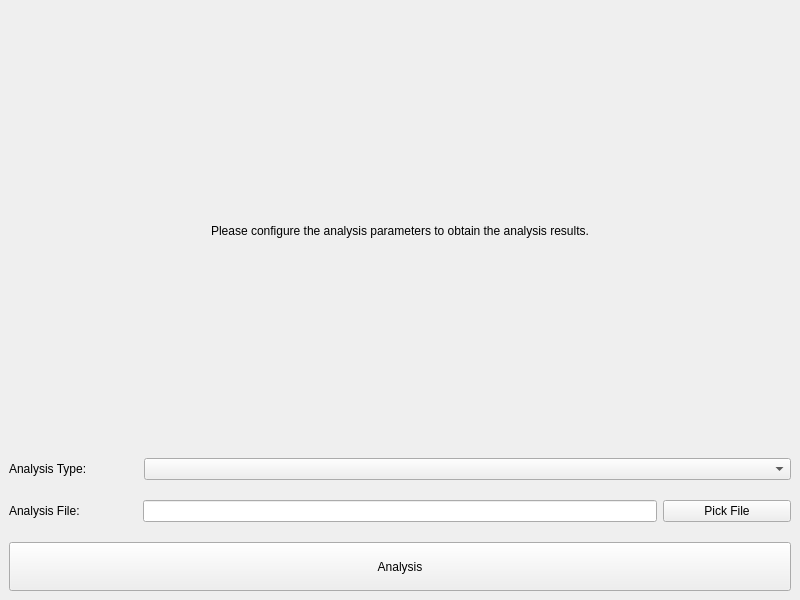
<?xml version="1.0" encoding="UTF-8"?>
<ui version="4.0">
 <class>MainWindow</class>
 <widget class="QMainWindow" name="MainWindow">
  <property name="geometry">
   <rect>
    <x>0</x>
    <y>0</y>
    <width>800</width>
    <height>600</height>
   </rect>
  </property>
  <property name="windowTitle">
   <string>MainWindow</string>
  </property>
  <widget class="QWidget" name="centralwidget">
   <layout class="QVBoxLayout" name="verticalLayout_2">
    <item>
     <layout class="QVBoxLayout" name="verticalLayout" stretch="9,1,1,1">
      <item>
       <layout class="QHBoxLayout" name="horizontalLayout">
        <item>
         <widget class="QLabel" name="result_image">
          <property name="sizePolicy">
           <sizepolicy hsizetype="Preferred" vsizetype="Expanding">
            <horstretch>0</horstretch>
            <verstretch>0</verstretch>
           </sizepolicy>
          </property>
          <property name="text">
           <string>Please configure the analysis parameters to obtain the analysis results.</string>
          </property>
          <property name="alignment">
           <set>Qt::AlignCenter</set>
          </property>
         </widget>
        </item>
       </layout>
      </item>
      <item>
       <layout class="QHBoxLayout" name="horizontalLayout_4" stretch="1,5">
        <item>
         <layout class="QHBoxLayout" name="horizontalLayout_5">
          <item>
           <widget class="QLabel" name="label">
            <property name="text">
             <string>Analysis Type:</string>
            </property>
           </widget>
          </item>
         </layout>
        </item>
        <item>
         <layout class="QHBoxLayout" name="horizontalLayout_6">
          <item>
           <widget class="QComboBox" name="combo_box"/>
          </item>
         </layout>
        </item>
       </layout>
      </item>
      <item>
       <layout class="QHBoxLayout" name="horizontalLayout_3" stretch="1,4,1">
        <item>
         <layout class="QHBoxLayout" name="horizontalLayout_7">
          <item>
           <widget class="QLabel" name="label_2">
            <property name="sizePolicy">
             <sizepolicy hsizetype="Preferred" vsizetype="Expanding">
              <horstretch>0</horstretch>
              <verstretch>0</verstretch>
             </sizepolicy>
            </property>
            <property name="text">
             <string>Analysis File:</string>
            </property>
           </widget>
          </item>
         </layout>
        </item>
        <item>
         <layout class="QHBoxLayout" name="horizontalLayout_10">
          <item>
           <widget class="QLineEdit" name="le_path">
            <property name="readOnly">
             <bool>true</bool>
            </property>
           </widget>
          </item>
         </layout>
        </item>
        <item>
         <layout class="QHBoxLayout" name="horizontalLayout_8">
          <item>
           <widget class="QPushButton" name="upload_button">
            <property name="text">
             <string>Pick File</string>
            </property>
           </widget>
          </item>
         </layout>
        </item>
       </layout>
      </item>
      <item>
       <layout class="QHBoxLayout" name="horizontalLayout_2">
        <item>
         <widget class="QPushButton" name="analyze_button">
          <property name="sizePolicy">
           <sizepolicy hsizetype="Minimum" vsizetype="Expanding">
            <horstretch>0</horstretch>
            <verstretch>0</verstretch>
           </sizepolicy>
          </property>
          <property name="text">
           <string>Analysis</string>
          </property>
         </widget>
        </item>
       </layout>
      </item>
     </layout>
    </item>
   </layout>
  </widget>
 </widget>
 <resources/>
 <connections/>
</ui>
